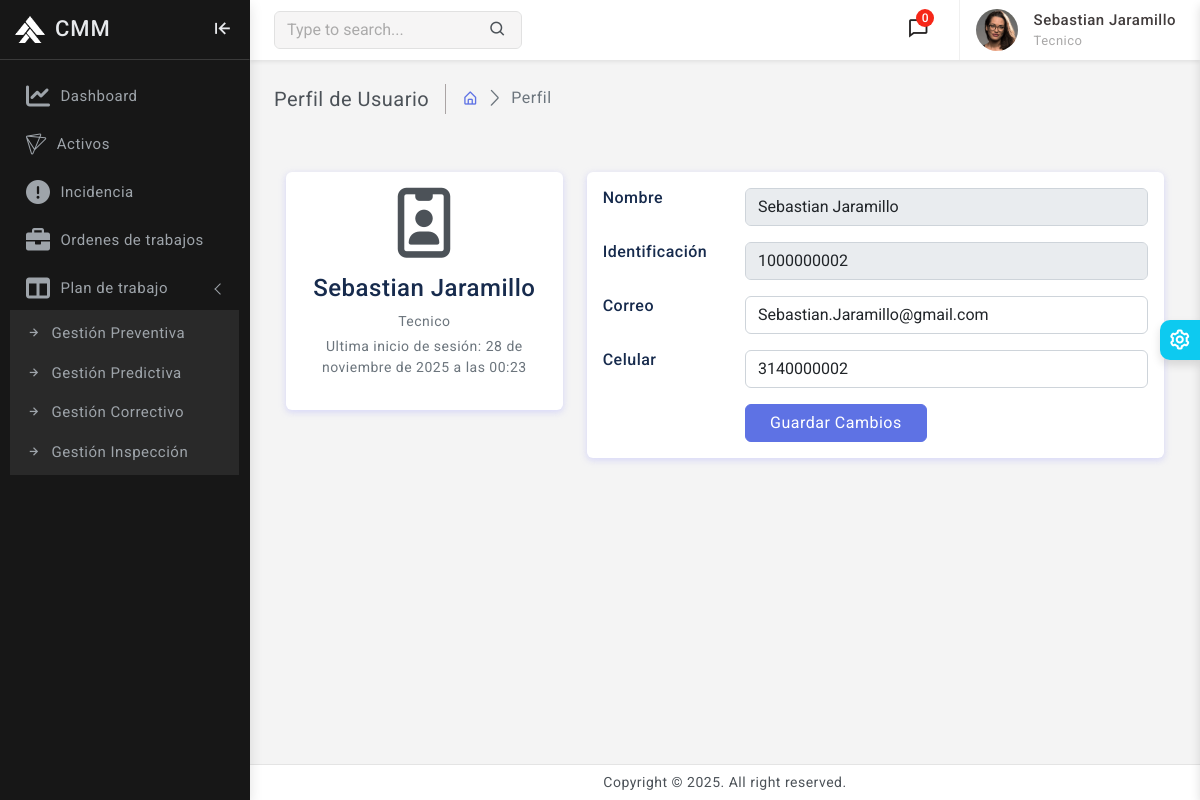
The page /profile/ (signed in) on the database its author committed.
### usuarios/models.py (models this page shows, shortened)
class PerfilUsuario(models.Model):
    usuario     = models.OneToOneField(Usuario, on_delete=models.CASCADE)
    nombre      = models.CharField(max_length=50)
    apellido    = models.CharField(max_length=50)
    documento   = models.IntegerField(unique=True)
    telefono    = models.IntegerField(unique=True)
    cargo       = models.ForeignKey(Cargo, on_delete=models.CASCADE, related_name="Cargo")
    def full_name(self):
        return f'{self.nombre} {self.apellido}'

class Cargo(models.Model):
    CARGO_CHOICES = [
        ('Administrador', 'Administrador'),
        ('Supervisor', 'Supervisor'),
        ('Tecnico', 'Tecnico'),
    ]
    cargo  = models.CharField(max_length=50, choices=CARGO_CHOICES, default='Tecnico')
    def __str__(self):
        return self.cargo

class Usuario(AbstractBaseUser, PermissionsMixin):
    username                = models.CharField(max_length=50, unique=True)
    email                   = models.EmailField(max_length=100, unique=True)
    date_joined             = models.DateTimeField(auto_now_add=True)
    last_login              = models.DateTimeField(auto_now_add=True)
    is_staff                = models.BooleanField(default=False)
    is_active               = models.BooleanField(default=False)
    is_superuser            = models.BooleanField(default=False)
    USERNAME_FIELD = 'username'
    REQUIRED_FIELDS = ['email']
    objects = MyAccountManager()

### CMM/context_processors.py (called while the page is built)
def global_context(request):
    user = None
    perfil = None
    if request.user.is_authenticated:
        user = request.user
        perfil = PerfilUsuario.objects.filter(usuario=request.user).first()
    return {
        'perfil': perfil,
        'user': user,
    }

### templates/usuarios/profile.html (shortened to what this page needs)
{% extends 'base.html' %}
{% block content %}
    <div class="page-wrapper">
        <div class="page-content">
            <div class="page-breadcrumb d-none d-sm-flex align-items-center mb-3">
                <div class="breadcrumb-title pe-3">Perfil de Usuario</div>
                <div class="ps-3">
                    <nav aria-label="breadcrumb">
                        <ol class="breadcrumb mb-0 p-0">
                            <li class="breadcrumb-item"><a href="{% url 'home' %}"><i class="bx bx-home-alt"></i></a>
                            </li>
                            <li class="breadcrumb-item active" aria-current="page">Perfil</li>
                        </ol>
                    </nav>
                </div>
            </div>
            {% if perfil %}
            <br><br>
            <div class="container">
                <div class="main-body">
                    <div class="row">
                        <div class="col-lg-4">
                            <div class="card">
                                <div class="card-body">
                                    <div class="d-flex flex-column align-items-center text-center">
                                        <i class="fa-regular fa-id-badge fa-5x"></i>
                                        <div class="mt-3">
                                            <h4>{{perfil.full_name}}</h4>
                                            <p class="text-secondary mb-1">{{perfil.cargo}}</p>
                                            <p class="text-muted font-size-sm">Ultima inicio de sesión: {{user.last_login}}</p>
                                        </div>
                                    </div>
                                </div>
                            </div>
                        </div>
                        <div class="col-lg-8">
                            <form method="POST" action="{% url 'update_profile' %}">
                                <div class="card">
                                    <div class="card-body">
                                        <div class="row mb-3">
                                            <div class="col-sm-3">
                                                <h6 class="mb-0">Nombre</h6>
                                            </div>
                                            <div class="col-sm-9 text-secondary">
                                                <input disabled type="text" class="form-control" value="{{perfil.full_name}}" />
                                            </div>
                                        </div>
                                        <div class="row mb-3">
                                            <div class="col-sm-3">
                                                <h6 class="mb-0">Identificación</h6>
                                            </div>
                                            <div class="col-sm-9 text-secondary">
                                                <input disabled type="text" class="form-control" value="{{perfil.documento}}" />
                                            </div>
                                        </div>
                                        <div class="row mb-3">
                                            <div class="col-sm-3">
                                                <h6 class="mb-0">Correo</h6>
                                            </div>
                                            <div class="col-sm-9 text-secondary">
                                                <input type="email" class="form-control" name="email" value="{{user.email}}" />
                                            </div>
                                        </div>
                                        <div class="row mb-3">
                                            <div class="col-sm-3">
                                                <h6 class="mb-0">Celular</h6>
                                            </div>
                                            <div class="col-sm-9 text-secondary">
                                                <input type="number" class="form-control" name="telefono" value="{{perfil.telefono}}" />
                                            </div>
                                        </div>
                                        <div class="row">
                                            <div class="col-sm-3"></div>
                                            <div class="col-sm-9 text-secondary">
                                                <input type="submit" class="btn btn-primary px-4" value="Guardar Cambios" />
                                            </div>
                                        </div>
                                    </div>
                                </div>
                            </form>
                        </div>
                    </div>
                </div>
            </div>
            {% endif %}
        </div>
    </div>
{% endblock %}

### templates/includes/navbar.html (shortened to what this page needs)
{% load static %}
<header>
    <div class="topbar d-flex align-items-center">
        <nav class="navbar navbar-expand">
            <div class="search-bar flex-grow-1">
                <div class="position-relative search-bar-box">
                    <input type="text" class="form-control search-control" placeholder="Type to search..."> <span class="position-absolute top-50 search-show translate-middle-y"><i class='bx bx-search'></i></span>
                </div>
            </div>
            <div class="top-menu ms-auto">
                <ul class="navbar-nav align-items-center">
                    <li class="nav-item dropdown dropdown-large">
                        <a class="nav-link dropdown-toggle dropdown-toggle-nocaret position-relative" href="#" role="button" data-bs-toggle="dropdown" aria-expanded="false"> <span class="alert-count">0</span>
                            <i class='bx bx-comment'></i>
                        </a>
                    </li>
                </ul>
            </div>
            <div class="user-box dropdown">
                <a class="d-flex align-items-center nav-link dropdown-toggle dropdown-toggle-nocaret" href="#" role="button" data-bs-toggle="dropdown" aria-expanded="false">
                    <img src="{% static 'images/avatars/avatar-2.png' %}" class="user-img" alt="user avatar">
                    <div class="user-info ps-3">
                        <p class="user-name mb-0"> {{perfil.full_name}} </p>
                        <p class="designattion mb-0">{{perfil.cargo}}</p>
                    </div>
                </a>
            </div>
        </nav>
    </div>
</header>

### CMM/static/css/app.css (style rules this page uses)
body { font-size: 14px; color: #4c5258; letter-spacing: .5px; background-color: #f4f4f4; overflow-x: hidden; font-family: Roboto, sans-serif }
a { text-decoration: none }
.topbar { position: fixed; top: 0; left: 250px; right: 0; height: 60px; background: #fff; border-bottom: 1px solid rgb(228 228 228 / 0%); z-index: 10; box-shadow: 0 .125rem .25rem rgba(0, 0, 0, .075)!important }
.topbar .navbar { width: 100%; height: 60px; padding-left: 1.5rem; padding-right: 1.5rem; }
.page-wrapper { height: 100%; margin-top: 60px; margin-bottom: 30px; margin-left: 250px }
.page-content { padding: 1.5rem 1.5rem 0.7rem 1.5rem }
.breadcrumb-title { font-size: 20px; border-right: 1.5px solid #aaa4a4 }
.page-breadcrumb .breadcrumb li.breadcrumb-item { font-size: 16px }
.page-breadcrumb .breadcrumb-item+.breadcrumb-item::before { display: inline-block; padding-right: .5rem; color: #6c757d; font-family: LineIcons; content: "\ea5c" }
input::placeholder { color: #000!important; opacity: .3!important }
.search-bar-box { width: 40% }
.search-control { background-color: #f6f5f5; border: 1px solid #e1e1e1; padding-right: 2.5rem }
.search-show { font-size: 18px; right: 15px }
.topbar .navbar .navbar-nav .nav-link { padding-right: .8rem; padding-left: .8rem; color: #252323; font-size: 22px }
.dropdown-toggle-nocaret:after { display: none }
.alert-count { position: absolute; top: 5px; left: 22px; width: 18px; height: 18px; display: flex; align-items: center; justify-content: center; border-radius: 50%; font-size: 12px; font-weight: 500; color: #fff; background: #f62718 }
.user-img { width: 42px; height: 42px; border-radius: 50%; border: 0 solid #e5e5e5; padding: 0; margin-left: 1rem; }
.user-info .user-name { font-size: 15px; font-weight: 500; color: #413c3c }
.user-info .designattion { font-size: 13px; color: #a9a8a8 }
.user-box { display: flex; align-items: center; height: 60px; border-left: 1px solid #f0f0f0; margin-left: 1rem }
.dropdown-large { position: relative }

### rows shown on the page
PerfilUsuario: full_name "Sebastian Jaramillo", cargo "Tecnico", documento "1000000002", telefono "3140000002"
Usuario: last_login "28 de noviembre de 2025 a las 00:23", email "Sebastian.Jaramillo@gmail.com"
